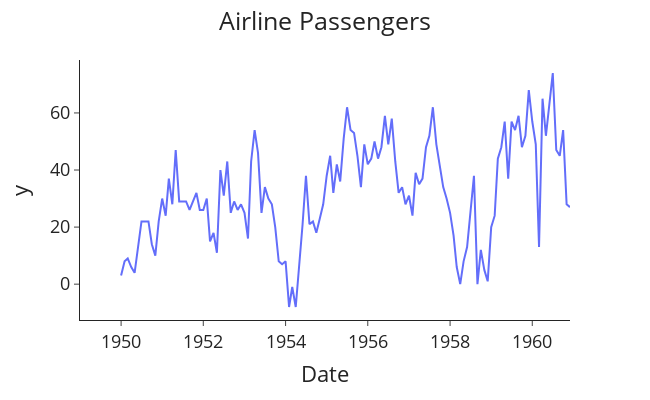

This figure's notebook cell:
### Markdown cell above
Where d(t) is the differenced data point at time t, y(t) is the value of the series at t, y(t-m) is the value of the data point at the previous season and m is the length of one season. In our case m=12 as we have yearly seasonality.

### Code cell
# Take the seasonal difference and plot it
data["Passenger_Season_Diff"] = data["#Passengers"].diff(periods=12)

plotting(title='Airline Passengers', data=data, x='Month', y='Passenger_Season_Diff',
         x_label='Date', y_label='Passenger<br>Seasonal Difference')

### Figure 1 — Plotly figure (JSON) as saved in the notebook; plotly's stock layout.template omitted (floating-point values rounded to 4 significant figures; data arrays with more than 128 entries replaced by an {"elided": "..."} marker saying what was removed)
{"data": [{"hovertemplate": "Date=%{x}<br>y=%{y}<extra></extra>", "legendgroup": "", "line": {"color": "#636efa", "dash": "solid"}, "marker": {"symbol": "circle"}, "mode": "lines", "name": "", "orientation": "v", "showlegend": false, "type": "scatter", "x": {"elided": "144 str values"}, "xaxis": "x", "y": {"elided": "144 float values"}, "yaxis": "y"}], "layout": {"font": {"size": 18}, "height": 400, "legend": {"tracegroupgap": 0}, "margin": {"t": 60}, "title": {"text": "Airline Passengers", "x": 0.5}, "width": 650, "xaxis": {"anchor": "y", "domain": [0, 1], "title": {"text": "Date"}}, "yaxis": {"anchor": "x", "domain": [0, 1], "title": {"text": "y"}}}}
